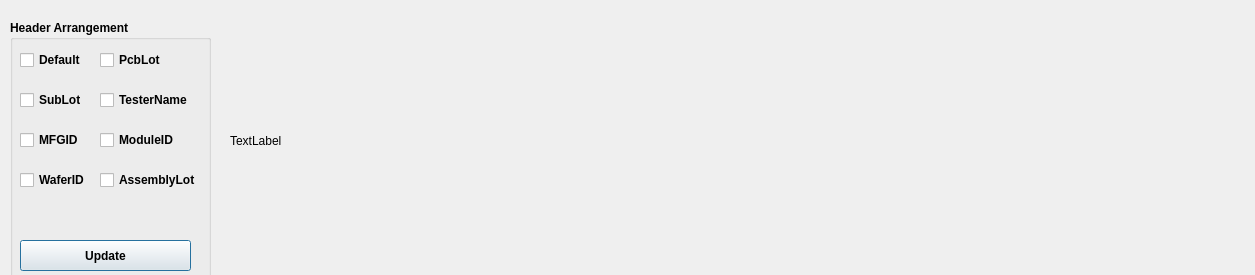
<?xml version="1.0" encoding="UTF-8"?>
<ui version="4.0">
 <class>Header</class>
 <widget class="QDialog" name="Header">
  <property name="geometry">
   <rect>
    <x>0</x>
    <y>0</y>
    <width>1255</width>
    <height>275</height>
   </rect>
  </property>
  <property name="windowTitle">
   <string>Dialog</string>
  </property>
  <widget class="QGroupBox" name="groupBox">
   <property name="geometry">
    <rect>
     <x>10</x>
     <y>20</y>
     <width>201</width>
     <height>261</height>
    </rect>
   </property>
   <property name="font">
    <font>
     <bold>true</bold>
    </font>
   </property>
   <property name="title">
    <string>Header Arrangement</string>
   </property>
   <widget class="QCheckBox" name="SubLot_checkBox">
    <property name="geometry">
     <rect>
      <x>10</x>
      <y>70</y>
      <width>61</width>
      <height>20</height>
     </rect>
    </property>
    <property name="text">
     <string>SubLot</string>
    </property>
   </widget>
   <widget class="QCheckBox" name="TesterName_checkBox">
    <property name="geometry">
     <rect>
      <x>90</x>
      <y>70</y>
      <width>91</width>
      <height>20</height>
     </rect>
    </property>
    <property name="text">
     <string>TesterName</string>
    </property>
   </widget>
   <widget class="QCheckBox" name="MFGID_checkBox">
    <property name="geometry">
     <rect>
      <x>10</x>
      <y>110</y>
      <width>61</width>
      <height>20</height>
     </rect>
    </property>
    <property name="text">
     <string>MFGID</string>
    </property>
   </widget>
   <widget class="QCheckBox" name="ModuleID_checkBox">
    <property name="geometry">
     <rect>
      <x>90</x>
      <y>110</y>
      <width>81</width>
      <height>20</height>
     </rect>
    </property>
    <property name="text">
     <string>ModuleID</string>
    </property>
   </widget>
   <widget class="QCheckBox" name="AssemblyLotcheckBox">
    <property name="geometry">
     <rect>
      <x>90</x>
      <y>150</y>
      <width>101</width>
      <height>20</height>
     </rect>
    </property>
    <property name="text">
     <string>AssemblyLot</string>
    </property>
   </widget>
   <widget class="QCheckBox" name="Default_checkBox">
    <property name="geometry">
     <rect>
      <x>10</x>
      <y>30</y>
      <width>71</width>
      <height>20</height>
     </rect>
    </property>
    <property name="text">
     <string>Default</string>
    </property>
   </widget>
   <widget class="QPushButton" name="headerUpdateButton">
    <property name="geometry">
     <rect>
      <x>10</x>
      <y>220</y>
      <width>171</width>
      <height>31</height>
     </rect>
    </property>
    <property name="text">
     <string>Update</string>
    </property>
   </widget>
   <widget class="QCheckBox" name="WaferID_checkBox">
    <property name="geometry">
     <rect>
      <x>10</x>
      <y>150</y>
      <width>71</width>
      <height>20</height>
     </rect>
    </property>
    <property name="text">
     <string>WaferID</string>
    </property>
   </widget>
   <widget class="QCheckBox" name="PcbLot_checkBox">
    <property name="geometry">
     <rect>
      <x>90</x>
      <y>30</y>
      <width>71</width>
      <height>20</height>
     </rect>
    </property>
    <property name="text">
     <string>PcbLot</string>
    </property>
   </widget>
  </widget>
  <widget class="QLabel" name="Samplelabel">
   <property name="geometry">
    <rect>
     <x>230</x>
     <y>120</y>
     <width>901</width>
     <height>41</height>
    </rect>
   </property>
   <property name="font">
    <font>
     <pointsize>9</pointsize>
     <bold>false</bold>
    </font>
   </property>
   <property name="text">
    <string>TextLabel</string>
   </property>
  </widget>
 </widget>
 <resources/>
 <connections/>
</ui>
